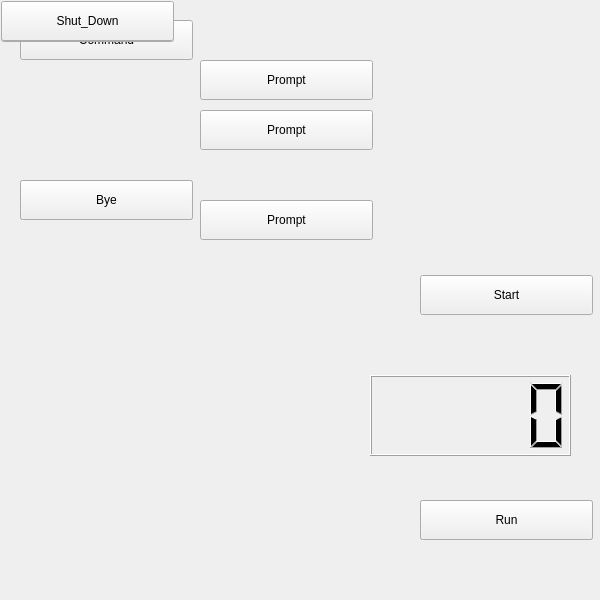
<?xml version="1.0" encoding="UTF-8"?>
 <ui version="4.0">
  <class>ASDInterface</class>
  <widget class="QWidget" name="ASDInterface">
   <property name="geometry">
    <rect>
     <x>0</x>
     <y>0</y>
     <width>600</width>
     <height>600</height>
    </rect>
   </property>
   <property name="windowTitle">
     <string>ASDInterface</string>
   </property>
  <widget class="QPushButton" name="Start">
   <property name="geometry">
    <rect>
     <x>420</x>
     <y>275</y>
     <width>173</width>
     <height>40</height>
    </rect>
   </property>
   <property name="text">
    <string>Start</string>
   </property>
  </widget>
  <widget class="QPushButton" name="Command">
   <property name="geometry">
    <rect>
     <x>20</x>
     <y>20</y>
     <width>173</width>
     <height>40</height>
    </rect>
   </property>
   <property name="text">
    <string>Command</string>
   </property>
  </widget>
  <widget class="QPushButton" name="Respond">
   <property name="geometry">
    <rect>
     <x>20</x>
     <y>180</y>
     <width>173</width>
     <height>40</height>
    </rect>
   </property>
   <property name="text">
    <string>Command</string>
   </property>
  </widget>
  <widget class="QPushButton" name="Prompt">
   <property name="geometry">
    <rect>
     <x>200</x>
     <y>60</y>
     <width>173</width>
     <height>40</height>
    </rect>
   </property>
   <property name="text">
    <string>Prompt</string>
   </property>
  </widget>
  <widget class="QPushButton" name="StartRecord">
   <property name="geometry">
    <rect>
     <x>200</x>
     <y>110</y>
     <width>173</width>
     <height>40</height>
    </rect>
   </property>
   <property name="text">
    <string>Prompt</string>
   </property>
  </widget>
  <widget class="QPushButton" name="StopRecord">
   <property name="geometry">
    <rect>
     <x>200</x>
     <y>200</y>
     <width>173</width>
     <height>40</height>
    </rect>
   </property>
   <property name="text">
    <string>Prompt</string>
   </property>
  </widget>
  <widget class="QPushButton" name="Bye">
   <property name="geometry">
    <rect>
     <x>20</x>
     <y>180</y>
     <width>173</width>
     <height>40</height>
    </rect>
   </property>
   <property name="text">
    <string>Bye</string>
   </property>
  </widget>
  <widget class="QPushButton" name="ShutDown">
   <property name="geometry">
    <rect>
     <x>420</x>
     <y>500</y>
     <width>173</width>
     <height>40</height>
    </rect>
   </property>
   <property name="text">
     <string>Shut_Down</string>
   </property>
  </widget>
    <widget class="QPushButton" name="Run">
   <property name="geometry">
    <rect>
     <x>420</x>
     <y>500</y>
     <width>173</width>
     <height>40</height>
    </rect>
   </property>
   <property name="text">
     <string>Run</string>
   </property>
  </widget>
  <widget class="QPushButton" name="AngleHead">
   <property name="geometry">
    <rect>
     <x>1</x>
     <y>2</y>
     <width>173</width>
     <height>40</height>
    </rect>
   </property>
   <property name="text">
     <string>Shut_Down</string>
   </property>
  </widget>
  <widget class="QPushButton" name="Rest">
   <property name="geometry">
    <rect>
     <x>1</x>
     <y>1</y>
     <width>173</width>
     <height>40</height>
    </rect>
   </property>
   <property name="text">
     <string>Shut_Down</string>
   </property>
  </widget>
  <widget class="QLCDNumber" name="MyClock">
   <property name="geometry">
    <rect>
     <x>370</x>
     <y>375</y>
     <width>201</width>
     <height>81</height>
    </rect>
   </property>
  </widget>
 </widget>
 <layoutdefault spacing="6" margin="11"/>
 <resources/>
 <connections/>
</ui> 
